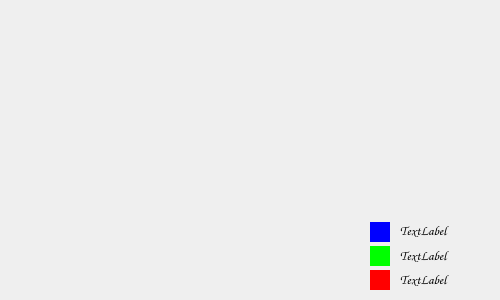
<?xml version="1.0" encoding="UTF-8"?>
<ui version="4.0">
 <class>stati</class>
 <widget class="QDialog" name="stati">
  <property name="windowModality">
   <enum>Qt::NonModal</enum>
  </property>
  <property name="geometry">
   <rect>
    <x>0</x>
    <y>0</y>
    <width>500</width>
    <height>300</height>
   </rect>
  </property>
  <property name="contextMenuPolicy">
   <enum>Qt::DefaultContextMenu</enum>
  </property>
  <property name="windowTitle">
   <string>Dialog</string>
  </property>
  <widget class="QWidget" name="widget_5" native="true">
   <property name="geometry">
    <rect>
     <x>370</x>
     <y>270</y>
     <width>20</width>
     <height>20</height>
    </rect>
   </property>
   <property name="styleSheet">
    <string notr="true">background-color: rgb(255, 0, 0);</string>
   </property>
  </widget>
  <widget class="QWidget" name="widget_6" native="true">
   <property name="geometry">
    <rect>
     <x>370</x>
     <y>246</y>
     <width>20</width>
     <height>20</height>
    </rect>
   </property>
   <property name="styleSheet">
    <string notr="true">background-color: rgb(0, 255, 0);</string>
   </property>
  </widget>
  <widget class="QWidget" name="widget" native="true">
   <property name="geometry">
    <rect>
     <x>370</x>
     <y>222</y>
     <width>20</width>
     <height>20</height>
    </rect>
   </property>
   <property name="styleSheet">
    <string notr="true">
background-color: rgb(0, 0, 255);</string>
   </property>
  </widget>
  <widget class="QLabel" name="label_3">
   <property name="geometry">
    <rect>
     <x>400</x>
     <y>247</y>
     <width>61</width>
     <height>16</height>
    </rect>
   </property>
   <property name="font">
    <font>
     <family>Comic Sans MS</family>
     <pointsize>10</pointsize>
    </font>
   </property>
   <property name="text">
    <string>TextLabel</string>
   </property>
  </widget>
  <widget class="QLabel" name="label_4">
   <property name="geometry">
    <rect>
     <x>400</x>
     <y>271</y>
     <width>131</width>
     <height>16</height>
    </rect>
   </property>
   <property name="font">
    <font>
     <family>Comic Sans MS</family>
     <pointsize>10</pointsize>
    </font>
   </property>
   <property name="text">
    <string>TextLabel</string>
   </property>
  </widget>
  <widget class="QLabel" name="label_2">
   <property name="geometry">
    <rect>
     <x>400</x>
     <y>222</y>
     <width>91</width>
     <height>16</height>
    </rect>
   </property>
   <property name="font">
    <font>
     <family>Comic Sans MS</family>
     <pointsize>10</pointsize>
    </font>
   </property>
   <property name="text">
    <string>TextLabel</string>
   </property>
  </widget>
 </widget>
 <resources/>
 <connections/>
</ui>
